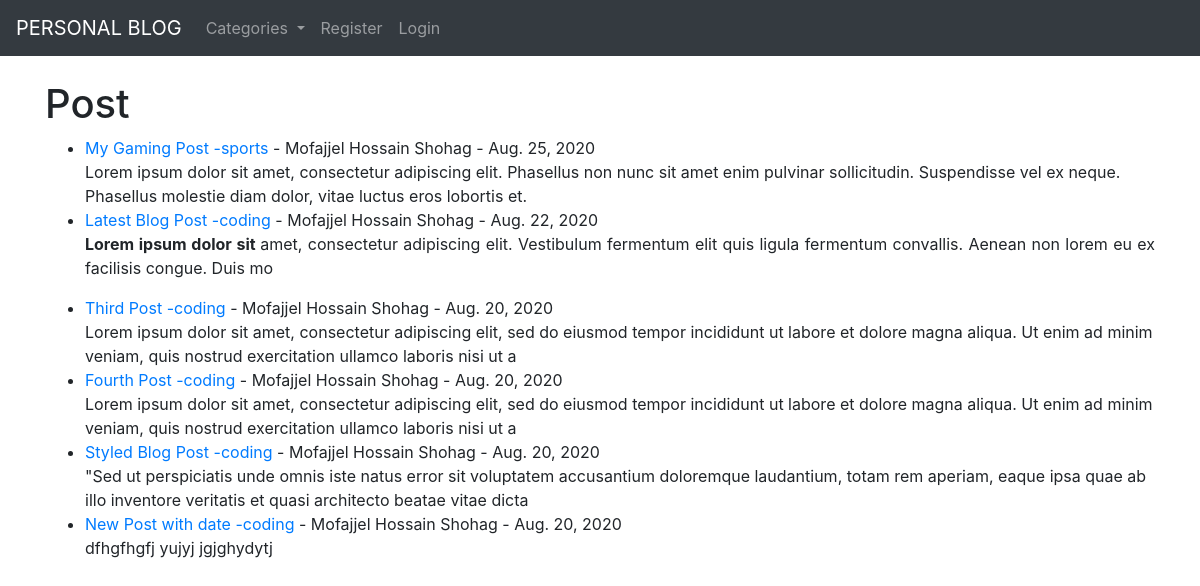
Before: / with the older database file.
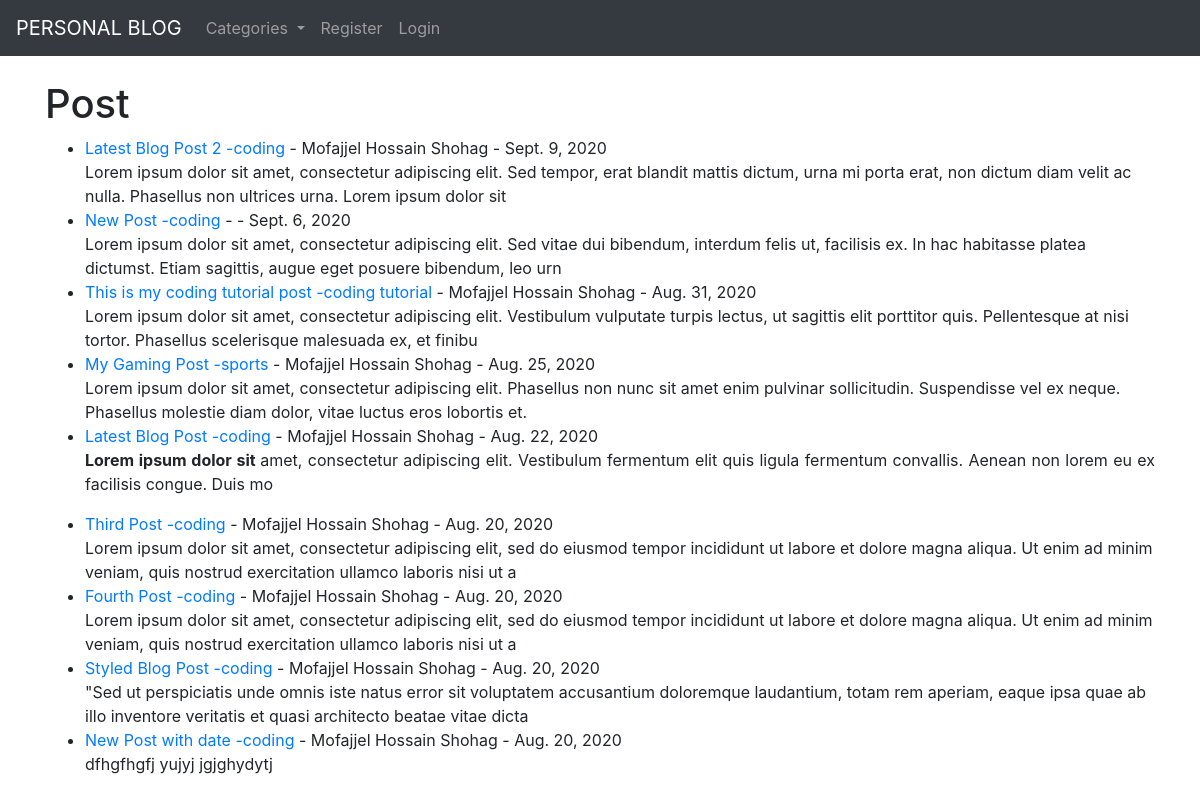
After: the same page with the newer database file.
### myblog/models.py (models this page shows, shortened)
class Post(models.Model):
	title = models.CharField(max_length=255)
	title_tag = models.CharField(max_length=255)
	author = models.ForeignKey(User, on_delete=models.CASCADE)
	body = models.TextField()
	post_date = models.DateField(auto_now_add=True)
	category = models.CharField(max_length=255, default = 'coding')

### myblog/views.py (the view)
# urls.py: path('', IndexView.as_view(), name="index"),
class IndexView(ListView):
	model = Post
	template_name = 'myblog/index.html'
	ordering = ['-post_date']
	def get_context_data(self, *args, **kwargs):
		cat_menu = Category.objects.all()
		context = super(IndexView, self).get_context_data(*args, **kwargs)
		context["cat_menu"] = cat_menu
		return context

### myblog/models.py (called while the page is built)
	def __str__(self):
		return self.name

### myblog/templates/myblog/index.html (shortened to what this page needs)
{% extends 'myblog/base.html' %}
{% block content %}
	<h1>Post</h1>
	<ul>
		{% for post in object_list %}
		<li><a href="{% url 'article_details' post.pk %}">{{ post.title }}</a>   <a href="{% url 'category' post.category|slugify %}">-{{ post.category }}</a> - {{ post.author.first_name }} {{ post.author.last_name }} - {{ post.post_date }}
			<br>
			{{ post.body|slice:":200"|safe }}</li>
		{% endfor %}
	</ul>
{% endblock %}

### myblog/templates/myblog/base.html (shortened to what this page needs)
{% load static%}
<!doctype html>
<html lang="en">
  <head>
    <link rel="stylesheet" href="https://stackpath.bootstrapcdn.com/bootstrap/4.5.2/css/bootstrap.min.css">
  </head>
  <body>
    <nav class="navbar navbar-expand-lg navbar-dark bg-dark">
  <a class="navbar-brand" href="{% url 'index' %}">PERSONAL BLOG</a>
  <div class="collapse navbar-collapse" id="navbarSupportedContent">
    <ul class="navbar-nav mr-auto">
      {% if cat_menu %}
      <li class="nav-item dropdown">
        <a class="nav-link dropdown-toggle" href="#" id="navbarDropdown" role="button" data-toggle="dropdown" aria-haspopup="true" aria-expanded="false">
          Categories
        </a>
      </li>
      {% else %}
        <li class="nav-item">
          <a class="nav-link" href="{% url 'category-list' %}">Categories</a>
        </li>
      {% endif %}
      {% if user.is_authenticated %}
        <li class="nav-item">
          <a class="nav-link" href="{% url 'add_post' %}">Add Post</a>
        </li>
        <li class="nav-item">
          <a class="nav-link" href="{% url 'add_category' %}">Add Category</a>
        </li>
        <li class="nav-item">
          <a class="nav-link" href="{% url 'logout' %}">Logout</a>
        </li>
      {% else %}
        <li class="nav-item">
          <a class="nav-link" href="{% url 'register' %}">Register</a>
        </li>
        <li class="nav-item">
          <a class="nav-link" href="{% url 'login' %}">Login</a>
        </li>
      {% endif %}
    </ul>
  </div>
</nav>
    <br>
    <div class="container">
      {% block content %}
      {% endblock %}
    </div>
  </body>
</html>

Changed rows visible on the page:
added Post: title "Latest Blog Post 2", category "coding", author.first_name "Mofajjel Hossain", author.last_name "Shohag", post_date "Sept. 9, 2020", body "Lorem ipsum dolor sit amet, consectetur adipiscing elit. Sed tempor, erat blandit mattis dictum, urna mi porta erat, non dictum diam velit ac nulla. Phasellus non ultrices urna. Lorem ipsum dolor sit"
added Post: title "New Post", category "coding", post_date "Sept. 6, 2020", body "Lorem ipsum dolor sit amet, consectetur adipiscing elit. Sed vitae dui bibendum, interdum felis ut, facilisis ex. In hac habitasse platea dictumst. Etiam sagittis, augue eget posuere bibendum, leo urn"
added Post: title "This is my coding tutorial post", category "coding tutorial", author.first_name "Mofajjel Hossain", author.last_name "Shohag", post_date "Aug. 31, 2020", body "Lorem ipsum dolor sit amet, consectetur adipiscing elit. Vestibulum vulputate turpis lectus, ut sagittis elit porttitor quis. Pellentesque at nisi tortor. Phasellus scelerisque malesuada ex, et finibu"
